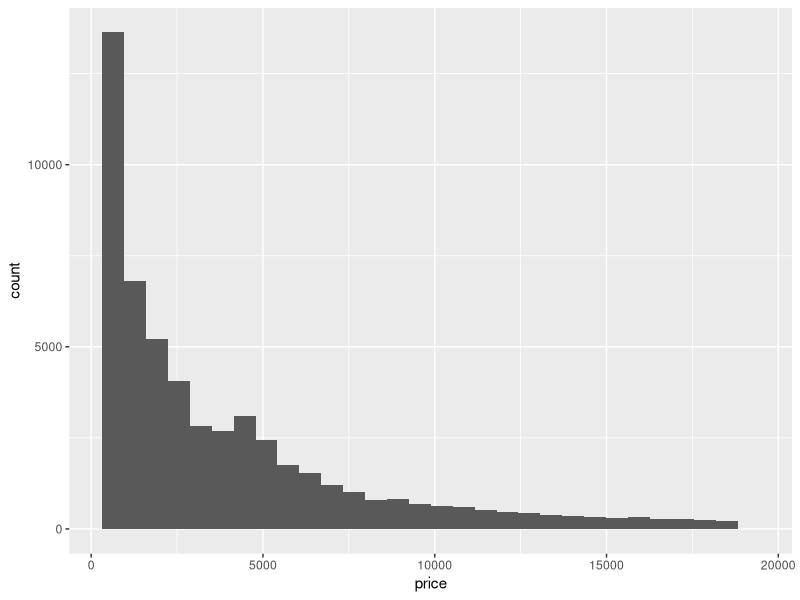
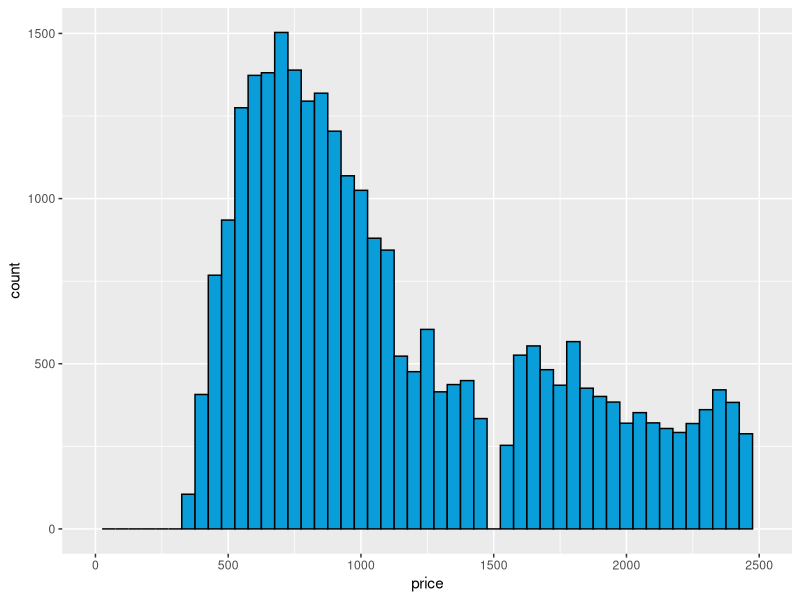
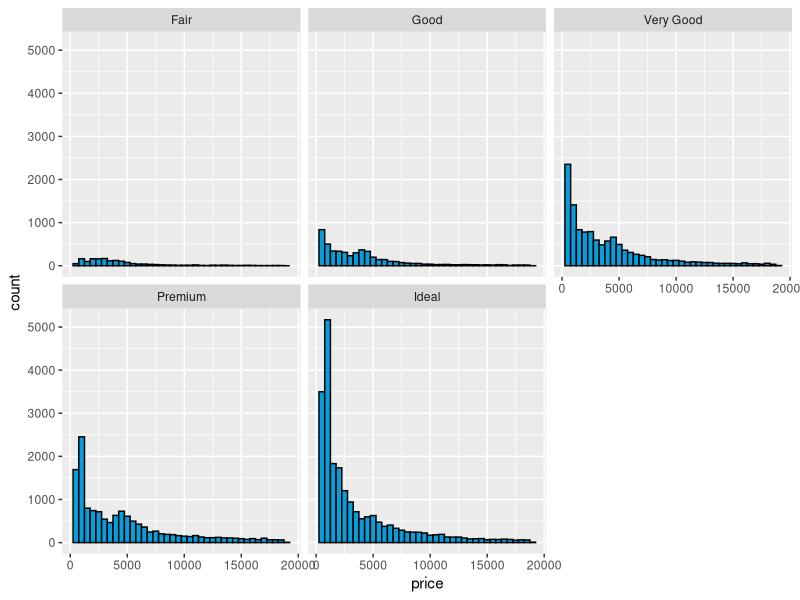
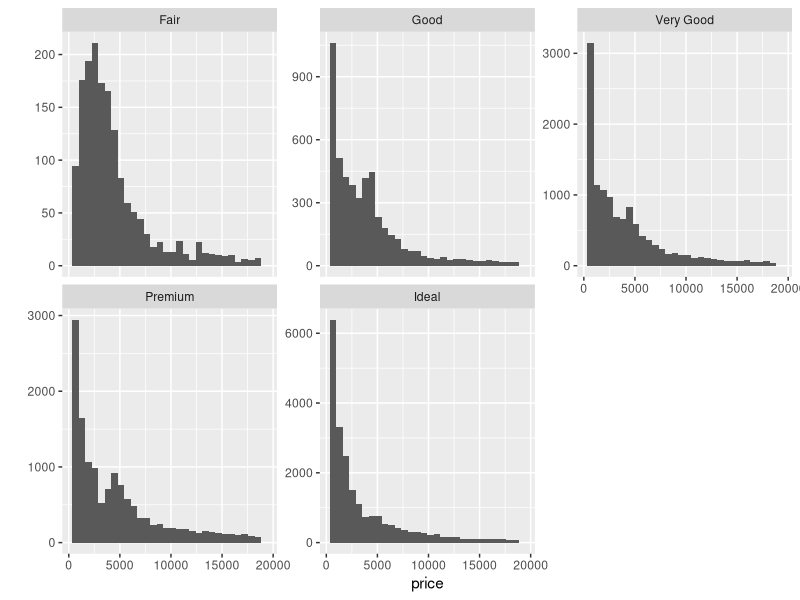
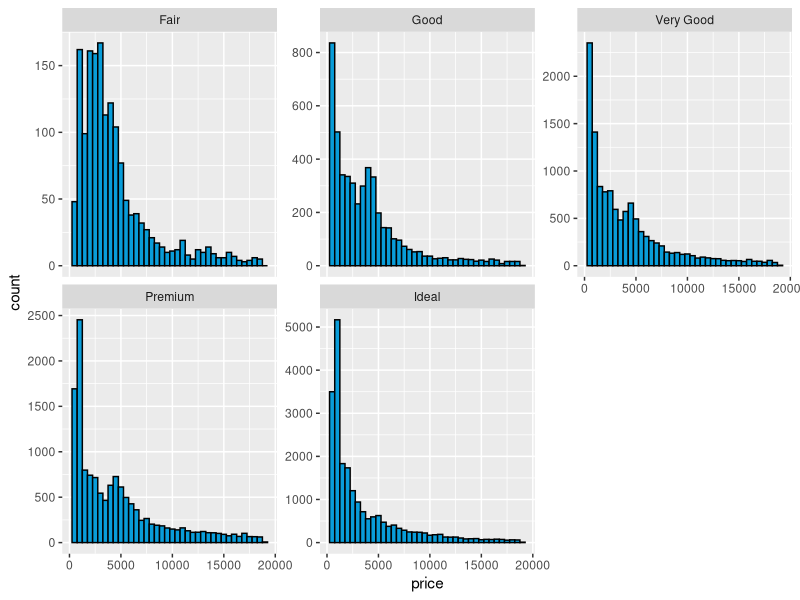
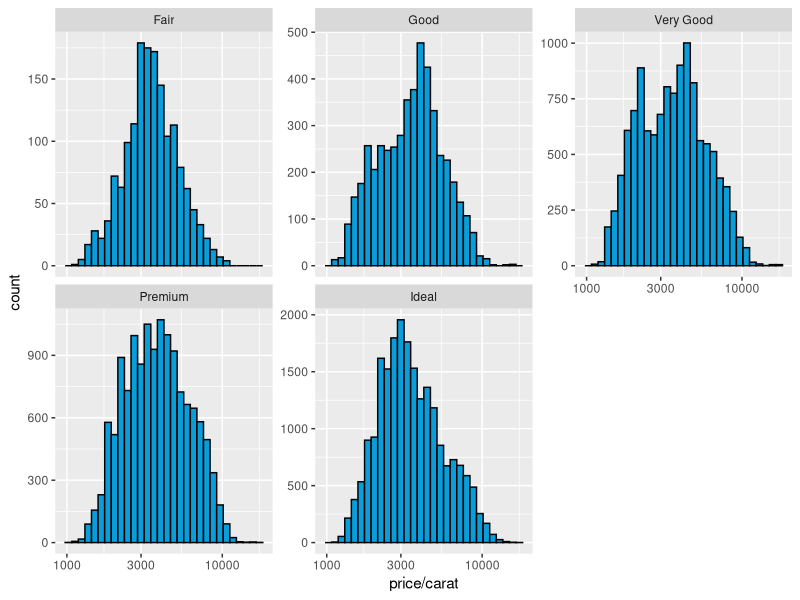
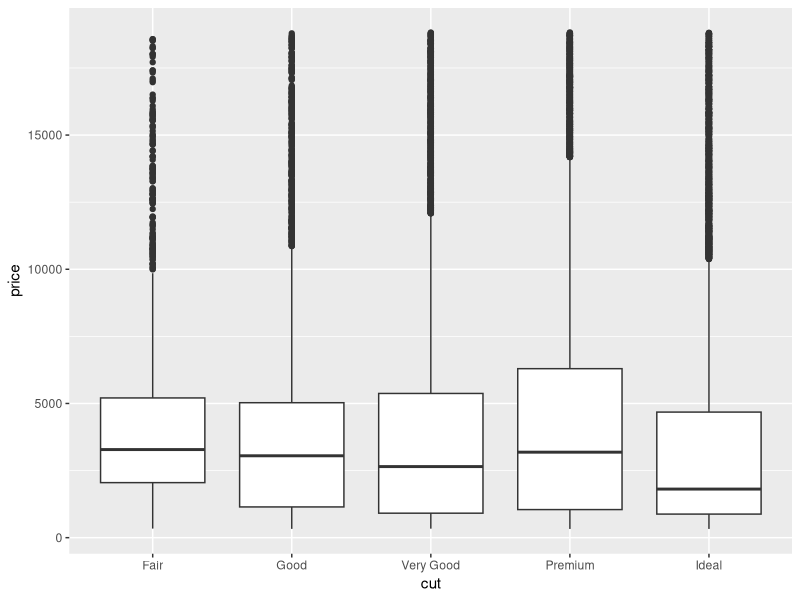
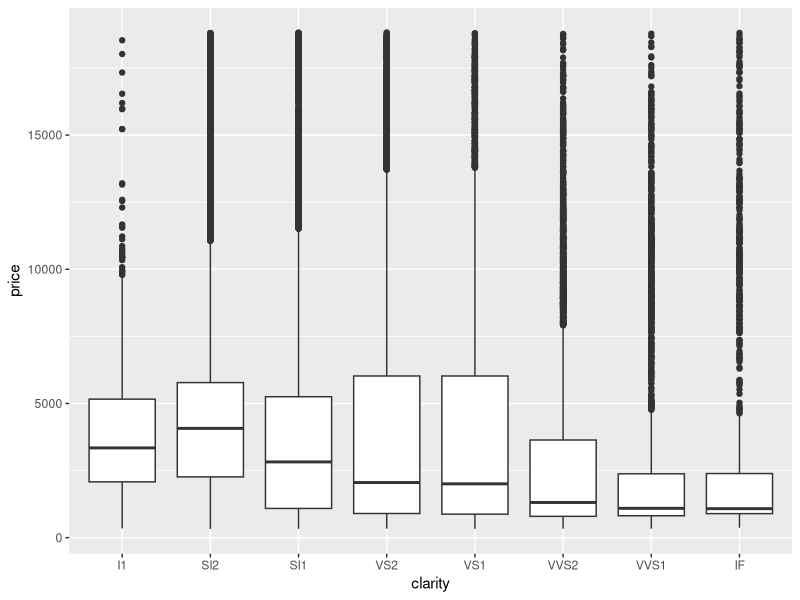

Here is the R script that generated these plots, in order:
## ---- chunk 1
library(ggplot2)
data(diamonds) # diamonds dataset comes from ggplot2
summary(diamonds)
diamonds$color # prints out the colors for diamonds data set. 
# Levels: D < E < F < G < H < I < J signals the ordering of data
# Learn about diamonds dataset
?diamonds
## ---- chunk 2
# Create a histogram of the price of
# all the diamonds in the diamond data set.

# TYPE YOUR CODE BELOW THE LINE
# =======================================
names(diamonds)
ggplot(aes(x = price), data = diamonds) +
    geom_histogram()
## ---- chunk 3
summary(diamonds$price)
## ---- chunk 4
summary(diamonds$price < 500)
summary(diamonds$price < 250)
summary(diamonds$price >= 15000)
## ---- chunk 5
# Explore the largest peak in the
# price histogram you created earlier.

# Try limiting the x-axis, altering the bin width,
# and setting different breaks on the x-axis.

# There won’t be a solution video for this
# question so go to the discussions to
# share your thoughts and discover
# what other people find.

# You can save images by using the ggsave() command.
# ggsave() will save the last plot created.
# For example...
#                  qplot(x = price, data = diamonds)
#                  ggsave('priceHistogram.png')

# ggsave currently recognises the extensions eps/ps, tex (pictex),
# pdf, jpeg, tiff, png, bmp, svg and wmf (windows only).

# Submit your final code when you are ready.

# TYPE YOUR CODE BELOW THE LINE
# ======================================================================
ggplot(aes(x = price), data = diamonds) +
    geom_histogram(binwidth = 50, color = 'black', fill = '#099DD9') +
    scale_x_continuous(lim = c(0, 2500))
    
## ---- chunk 6
# Break out the histogram of diamond prices by cut.

# You should have five histograms in separate
# panels on your resulting plot.

# TYPE YOUR CODE BELOW THE LINE
# ======================================================
ggplot(aes(x = price), data = diamonds) +
    geom_histogram(binwidth = 500, color = 'black', fill = '#099DD9') +
    facet_wrap(~cut)
by(diamonds$price, diamonds$cut, summary)

by(diamonds$price, diamonds$cut, max)
## ---- chunk 7
# In the two last exercises, we looked at
# the distribution for diamonds by cut.

# Run the code below in R Studio to generate
# the histogram as a reminder.

# ===============================================================

qplot(x = price, data = diamonds) + facet_wrap(~cut, scales = 'free_y')
                                                                               
# ===============================================================

# In the last exercise, we looked at the summary statistics
# for diamond price by cut. If we look at the output table, the
# the median and quartiles are reasonably close to each other.

# diamonds$cut: Fair
#    Min. 1st Qu.  Median    Mean 3rd Qu.    Max. 
#     337    2050    3282    4359    5206   18570 
# ------------------------------------------------------------------------ 
# diamonds$cut: Good
#    Min. 1st Qu.  Median    Mean 3rd Qu.    Max. 
#     327    1145    3050    3929    5028   18790 
# ------------------------------------------------------------------------ 
# diamonds$cut: Very Good
#    Min. 1st Qu.  Median    Mean 3rd Qu.    Max. 
#     336     912    2648    3982    5373   18820 
# ------------------------------------------------------------------------ 
# diamonds$cut: Premium
#    Min. 1st Qu.  Median    Mean 3rd Qu.    Max. 
#     326    1046    3185    4584    6296   18820 
# ------------------------------------------------------------------------ 
# diamonds$cut: Ideal
#    Min. 1st Qu.  Median    Mean 3rd Qu.    Max. 
#     326     878    1810    3458    4678   18810 

# This means the distributions should be somewhat similar,
# but the histograms we created don't show that.

# The 'Fair' and 'Good' diamonds appear to have 
# different distributions compared to the better
# cut diamonds. They seem somewhat uniform
# on the left with long tails on the right.

# Let's look in to this more.

?facet_wrap

# Look up the documentation for facet_wrap in R Studio.
# Then, scroll back up and add a parameter to facet_wrap so that
# the y-axis in the histograms is not fixed. You want the y-axis to
# be different for each histogram.

# If you want a hint, check out the Instructor Notes.

# In ggplot
ggplot(aes(x = price), data = diamonds) +
    geom_histogram(binwidth = 500, color = 'black', fill = '#099DD9') +
    facet_wrap(~cut, scales = 'free_y')
## ---- chunk 8
# Create a histogram of price per carat
# and facet it by cut. You can make adjustments
# to the code from the previous exercise to get
# started.

# Adjust the bin width and transform the scale
# of the x-axis using log10.

# Submit your final code when you are ready.

# ENTER YOUR CODE BELOW THIS LINE.
# ===========================================================================

ggplot(aes(x = price/carat), data = diamonds) +
    geom_histogram(color = 'black', fill = '#099DD9') +
    facet_wrap(~cut, scales = 'free_y') +
    scale_x_log10()
## ---- chunk 9
# Investigate the price of diamonds using box plots,
# numerical summaries, and one of the following categorical
# variables: cut, clarity, or color.

# There won’t be a solution video for this
# exercise so go to the discussion thread for either
# BOXPLOTS BY CLARITY, BOXPLOT BY COLOR, or BOXPLOTS BY CUT
# to share you thoughts and to
# see what other people found.

# You can save images by using the ggsave() command.
# ggsave() will save the last plot created.
# For example...
#                  qplot(x = price, data = diamonds)
#                  ggsave('priceHistogram.png')

# ggsave currently recognises the extensions eps/ps, tex (pictex),
# pdf, jpeg, tiff, png, bmp, svg and wmf (windows only).

# Copy and paste all of the code that you used for
# your investigation, and submit it when you are ready.
# =================================================================
ggplot(aes(x = cut, y = price), data = diamonds) +
    geom_boxplot()
ggplot(aes(x = clarity, y = price), data = diamonds) +
    geom_boxplot()

